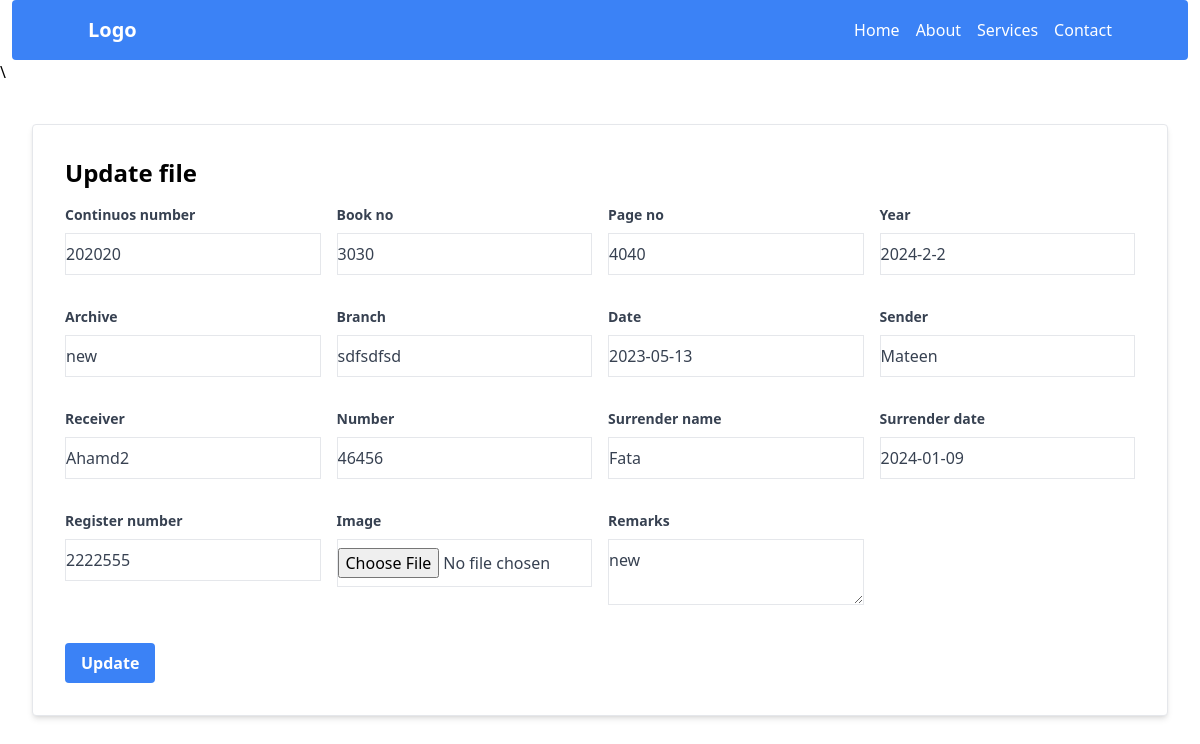
/records/updateIncomingDoc/6, run on the app's committed database.
### records/models.py (models this page shows, shortened)
class IncomingDoc(models.Model):
    continuos_number = models.IntegerField(unique=True)
    book_no = models.IntegerField()
    page_no = models.IntegerField()
    year    = models.CharField(max_length=20, null=True, blank=True)
    archive = models.CharField(max_length=200, null=True, blank=True)
    branch  = models.CharField(max_length=200, null=True, blank=True)
    date = models.DateField(null=True, blank= True)
    sender = models.CharField(max_length=200)
    receiver = models.CharField(max_length=200)
    number = models.IntegerField()
    Surrender_name =models.CharField(max_length=200)
    Surrender_date = models.DateField()
    register_number = models.IntegerField()
    image = models.ImageField(upload_to="records/incomingdocs/images", null=True, blank=True)
    remarks = models.TextField()

### records/views.py (the view)
# urls.py: path('updateIncomingDoc/<int:pk>', views.updateIncomingDoc, name='updateIncomingDoc'),
def updateIncomingDoc(request, pk):
    updateIncoming = IncomingDoc.objects.get(id=pk)
    updateForm = IncomingDocForm(request.POST or None, instance=updateIncoming)
    if updateForm.is_valid():
        updateForm.save()
        messages.success(request, 'Record Updated')
        return redirect ('records:incomingDoc')
    return render(request, 'records/update_incoming.html', {'updateForm':updateForm})

### records/templates/records/update_incoming.html (shortened to what this page needs)
{% extends 'base.html' %}
{% load static %}
{% block content %}\
<div class="max-w-8xl mx-8 my-10 bg-white p-4 sm:p-8 border rounded shadow-md">
    <h1 class="text-2xl font-bold mb-4">Update file </h1>
    <form method="POST"  enctype="multipart/form-data">
        <div class="grid grid-cols-1 sm:grid-cols-2 md:grid-cols-3 lg:grid-cols-4 gap-4">
            {% for field in updateForm %}
                <div class="mb-4">
                    <label class="block text-gray-700 text-sm font-bold mb-2">{{ field.label }}</label>
                    <div>{{ field }}</div>
                </div>
            {% endfor %}
        </div>
        <button type="submit" class="bg-blue-500 hover:bg-blue-700 text-white font-bold py-2 px-4 rounded mt-4">Update</button>
    </form>
</div>
{% endblock %}

### static/css_out/out.css (style rules this page uses)
html, :host { line-height: 1.5; -webkit-text-size-adjust: 100%; -moz-tab-size: 4; -o-tab-size: 4; tab-size: 4; font-family: ui-sans-serif, system-ui, sans-serif, "Apple Color Emoji", "Segoe UI Emoji", "Segoe UI Symbol", "Noto Color Emoji"; font-feature-settings: normal; font-variation-settings: normal; -webkit-tap-highlight-color: transparent; }
body { margin: 0; line-height: inherit; }
h1, h2, h3, h4, h5, h6 { font-size: inherit; font-weight: inherit; }
button, input, optgroup, select, textarea { font-family: inherit; font-feature-settings: inherit; font-variation-settings: inherit; font-size: 100%; font-weight: inherit; line-height: inherit; color: inherit; margin: 0; padding: 0; }
button, select { text-transform: none; }
button, [type='button'], [type='reset'], [type='submit'] { -webkit-appearance: button; background-color: transparent; background-image: none; }
blockquote, dl, dd, h1, h2, h3, h4, h5, h6, hr, figure, p, pre { margin: 0; }
textarea { resize: vertical; }
input::placeholder, textarea::placeholder { opacity: 1; color: #9ca3af; }
button, [role="button"] { cursor: pointer; }
.mx-8 { margin-left: 2rem; margin-right: 2rem; }
.my-10 { margin-top: 2.5rem; margin-bottom: 2.5rem; }
.mb-2 { margin-bottom: 0.5rem; }
.mb-4 { margin-bottom: 1rem; }
.mt-4 { margin-top: 1rem; }
.block { display: block; }
.grid { display: grid; }
.w-full { width: 100%; }
.grid-cols-1 { grid-template-columns: repeat(1, minmax(0, 1fr)); }
.gap-4 { gap: 1rem; }
.rounded { border-radius: 0.25rem; }
.border { border-width: 1px; }
.bg-blue-500 { --tw-bg-opacity: 1; background-color: rgb(59 130 246 / var(--tw-bg-opacity)); }
.bg-white { --tw-bg-opacity: 1; background-color: rgb(255 255 255 / var(--tw-bg-opacity)); }
.p-4 { padding: 1rem; }
.px-4 { padding-left: 1rem; padding-right: 1rem; }
.py-2 { padding-top: 0.5rem; padding-bottom: 0.5rem; }
.text-2xl { font-size: 1.5rem; line-height: 2rem; }
.text-sm { font-size: 0.875rem; line-height: 1.25rem; }
.font-bold { font-weight: 700; }
.text-gray-700 { --tw-text-opacity: 1; color: rgb(55 65 81 / var(--tw-text-opacity)); }
.text-white { --tw-text-opacity: 1; color: rgb(255 255 255 / var(--tw-text-opacity)); }
.shadow-md { --tw-shadow: 0 4px 6px -1px rgb(0 0 0 / 0.1), 0 2px 4px -2px rgb(0 0 0 / 0.1); --tw-shadow-colored: 0 4px 6px -1px var(--tw-shadow-color), 0 2px 4px -2px var(--tw-shadow-color); box-shadow: var(--tw-ring-offset-shadow, 0 0 #0000), var(--tw-ring-shadow, 0 0 #0000), var(--tw-shadow); }
@media (min-width: 640px) { .sm\:grid-cols-2 { grid-template-columns: repeat(2, minmax(0, 1fr)); } }
@media (min-width: 640px) { .sm\:p-8 { padding: 2rem; } }
@media (min-width: 768px) { .md\:grid-cols-3 { grid-template-columns: repeat(3, minmax(0, 1fr)); } }
@media (min-width: 1024px) { .lg\:grid-cols-4 { grid-template-columns: repeat(4, minmax(0, 1fr)); } }

### data on the page
IncomingDoc: updateForm "202020" "3030" "4040" "2024-2-2" "new" "sdfsdfsd" "2023-05-13" "Mateen" "Ahamd2" "46456" "Fata" "2024-01-09" "2222555" "new"

### other printed values
{{ field.label }} "Continuos number" "Book no" "Page no" "Year" "Archive" "Branch" "Date" "Sender" "Receiver" "Number" "Surrender name" "Surrender date" "Register number" "Image" "Remarks"
